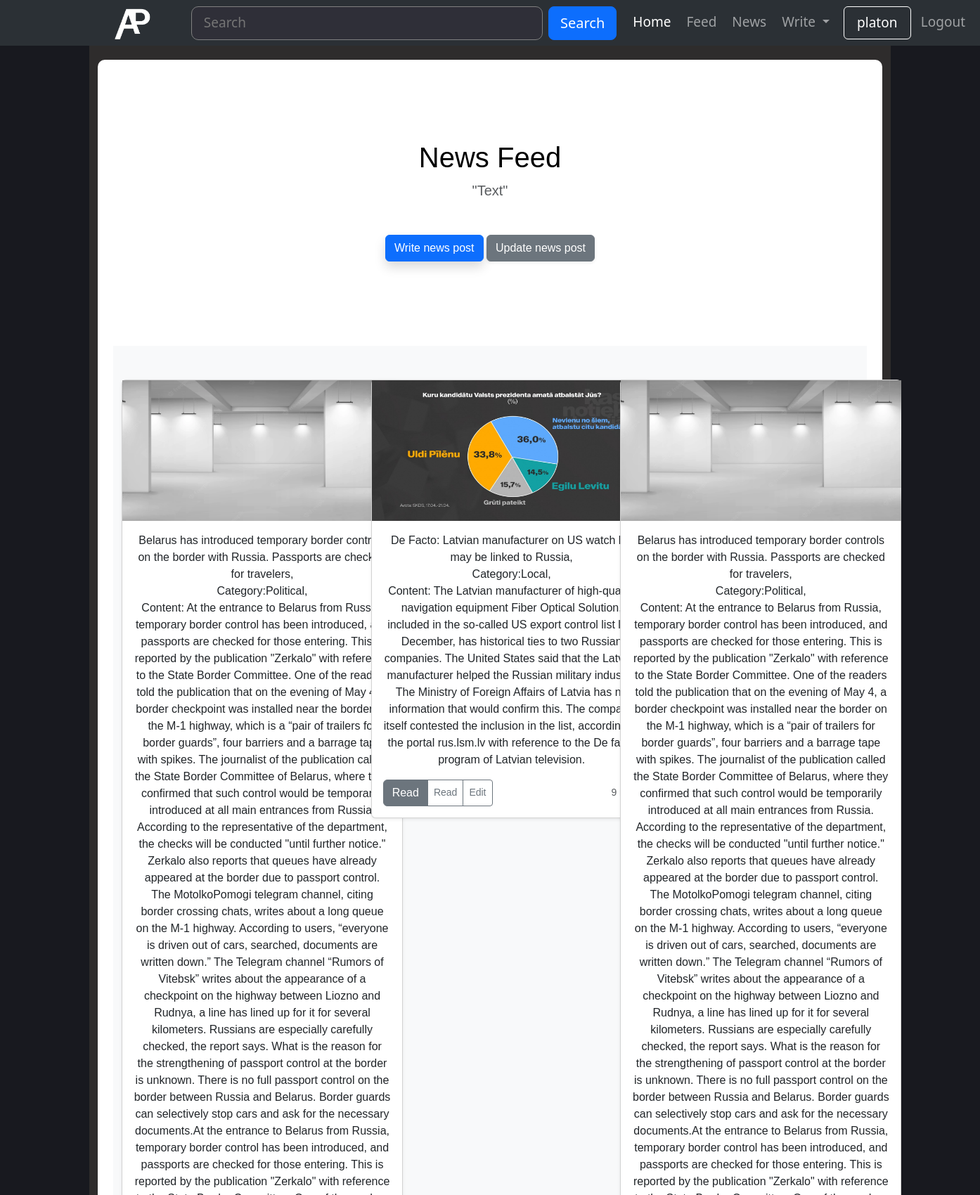
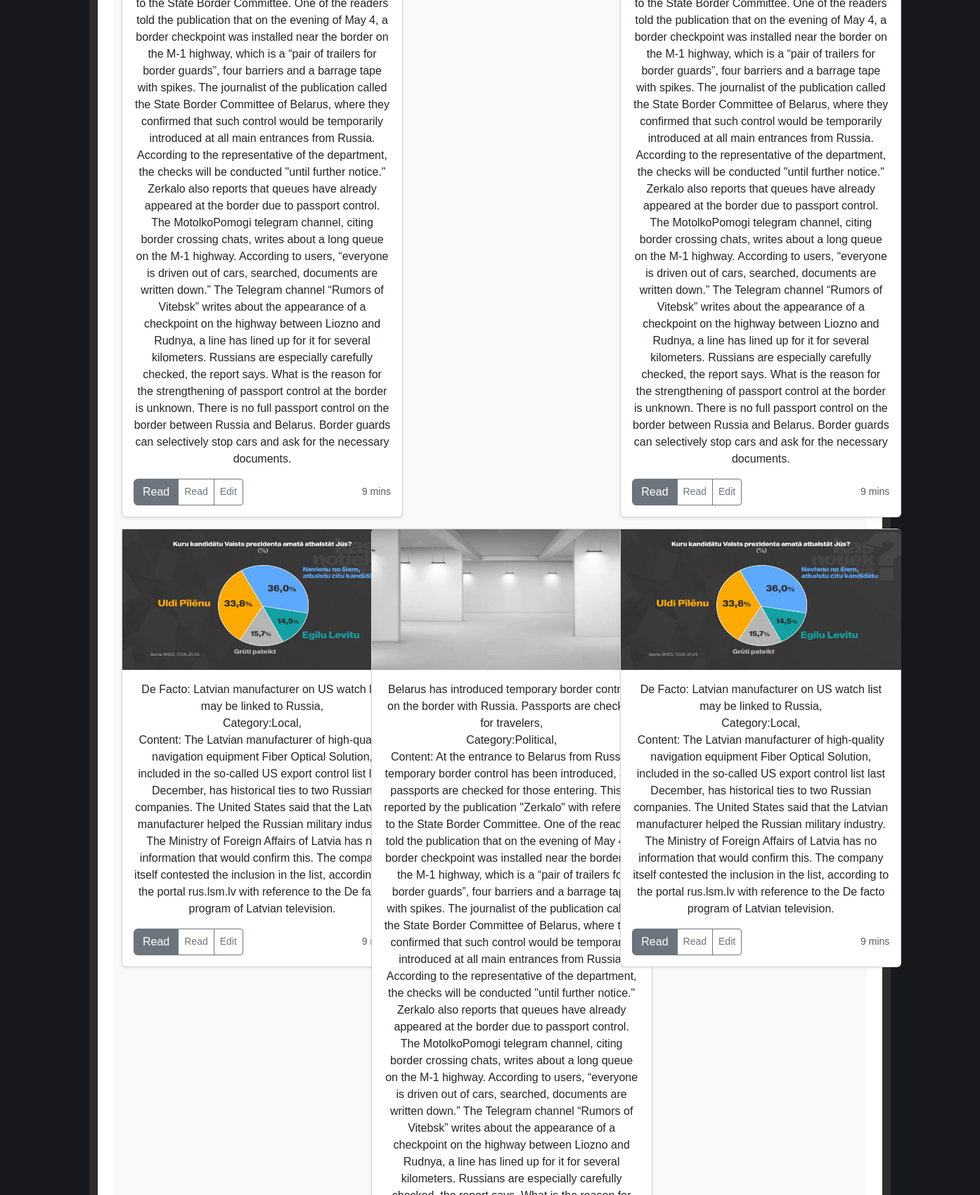
The app's page /news_portal_g1/home.php (signed in, upper part) with its own data (2 pictures, top to bottom).
### tables this page shows
CREATE TABLE `news` (
  `n_id` int(11) NOT NULL,
  `n_title` varchar(255) NOT NULL,
  `n_category` varchar(255) NOT NULL,
  `n_content` varchar(10000) NOT NULL,
  `n_img` varchar(200) NOT NULL
);

### news_portal_g1/func.php (called while the page is built)
<?php
function get_news()
{
    $servername = "localhost";
    $database = "news_portal";
    $username = "root";
    $password = "";
    $conn = mysqli_connect($servername, $username, $password, $database);
    $news = mysqli_query($conn, "SELECT * FROM `news`");
    return mysqli_fetch_all($news, MYSQLI_ASSOC);
}

### news_portal_g1/home.php (the view, shortened to what this page needs)
<?php
include_once "header.php";
require_once 'func.php';
$news= get_news();
?>
  </head>
  <body>
              <div class="container text-center collum-main">
                <div class="row align-items-start">
                  <div class="col">
                    <div class="div1">
                        <div class="container text-center">
                            <div class="row align-items-start">
                              <div class="col">
                              <div class="row row-cols-1 row-cols-sm-2 row-cols-md-3 g-3">
                              <div class="container">
      <button class="navbar-toggler" type="button" data-bs-toggle="collapse" data-bs-target="#navbarHeader" aria-controls="navbarHeader" aria-expanded="false" aria-label="Toggle navigation">
        <span class="navbar-toggler-icon"></span>
      </button>
    </div>
  </div>
<main>
  <section class="py-5 text-center container">
    <div class="row py-lg-5">
      <div class="col-lg-6 col-md-8 mx-auto">
        <h1 class="fw-light">News Feed</h1>
        <p class="lead text-body-secondary">"Text"</p><br>
        <p>
          <a href="#" class="btn btn-primary my-2 shadow">Write news post</a>
          <a href="#" class="btn btn-secondary my-2 shadow-sm">Update news post</a>
        </p>
      </div>
    </div>
  </section>
  <div class="album py-5 bg-body-tertiary">
    <div class="container">
      <div class="row row-cols-1 row-cols-sm-2 row-cols-md-3 g-3">
      <?php if(!empty($news)): ?>
      <?php foreach ($news as $newsItem): ?>
        <div class="col">
          <div class="card shadow-sm"shadow-sm>
          <img src="<?= $newsItem["n_img"]?>" width="399px" height="200px" xmlns="http://www.w3.org/2000/svg" role="img" aria-label="Placeholder: Thumbnail" preserveAspectRatio="xMidYMid slice" focusable="false"><title>Placeholder</title><rect width="100%" height="100%" fill="#55595c"/><text x="50%" y="50%" fill="#eceeef" dy=".3em"></text>
            <div class="card-body ">
            <p class="card-text"><?= $newsItem["n_title"]?>,<br> Category:<?=$newsItem["n_category"]?>,<br> Content: <?=$newsItem["n_content"]  ?></p>
              <div class="d-flex justify-content-between align-items-center">
                <div class="btn-group">
                <a href="?cart=add&id=<?=$newsItem["n_id"]?>"class="btn btn-secondary btn-block add-to-cart" data-id="<?=$newsItem["n_id"]?>">Read</a>
                  <button type="button" class="btn btn-sm btn-outline-secondary">Read</button>
                  <button type="button" class="btn btn-sm btn-outline-secondary">Edit</button>
                </div>
                <small class="text-body-secondary">9 mins</small>
              </div>
            </div>
          </div>
        </div>
        <?php endforeach; ?>
        <?php endif; ?>
        <?php if(!empty($news)): ?>
      <?php foreach ($news as $newsItem): ?>
        <div class="col">
          <div class="card shadow-sm">
          <img src="<?= $newsItem["n_img"]?>" width="399px" height="200px" xmlns="http://www.w3.org/2000/svg" role="img" aria-label="Placeholder: Thumbnail" preserveAspectRatio="xMidYMid slice" focusable="false"><title>Placeholder</title><rect width="100%" height="100%" fill="#55595c"/><text x="50%" y="50%" fill="#eceeef" dy=".3em"></text>
            <div class="card-body ">
            <p class="card-text"><?= $newsItem["n_title"]?>,<br> Category:<?=$newsItem["n_category"]?>,<br> Content: <?=$newsItem["n_content"]  ?></p>
              <div class="d-flex justify-content-between align-items-center">
                <div class="btn-group">
                <a href="?cart=add&id=<?=$newsItem["n_id"]?>"class="btn btn-secondary btn-block add-to-cart" data-id="<?=$newsItem["n_id"]?>">Read</a>
                  <button type="button" class="btn btn-sm btn-outline-secondary">Read</button>
                  <button type="button" class="btn btn-sm btn-outline-secondary">Edit</button>
                </div>
                <small class="text-body-secondary">9 mins</small>
              </div>
            </div>
          </div>
        </div>
        <?php endforeach; ?>
        <?php endif; ?>
        <?php if(!empty($news)): ?>
      <?php foreach ($news as $newsItem): ?>
        <div class="col">
          <div class="card shadow-sm">
          <img src="<?= $newsItem["n_img"]?>" width="399px" height="200px" xmlns="http://www.w3.org/2000/svg" role="img" aria-label="Placeholder: Thumbnail" preserveAspectRatio="xMidYMid slice" focusable="false"><title>Placeholder</title><rect width="100%" height="100%" fill="#55595c"/><text x="50%" y="50%" fill="#eceeef" dy=".3em"></text>
            <div class="card-body ">
            <p class="card-text"><?= $newsItem["n_title"]?>,<br> Category:<?=$newsItem["n_category"]?>,<br> Content: <?=$newsItem["n_content"]  ?></p>
              <div class="d-flex justify-content-between align-items-center">
                <div class="btn-group">
                <a href="?cart=add&id=<?=$newsItem["n_id"]?>"class="btn btn-secondary btn-block add-to-cart" data-id="<?=$newsItem["n_id"]?>">Read</a>
                  <button type="button" class="btn btn-sm btn-outline-secondary">Read</button>
                  <button type="button" class="btn btn-sm btn-outline-secondary">Edit</button>
                </div>
                <small class="text-body-secondary">9 mins</small>
              </div>
            </div>
          </div>
        </div>
        <?php endforeach; ?>
        <?php endif; ?>
  </body>
</html>

### news_portal_g1/header.php (style rules this page uses)
.collum-main { height: 100%; padding-bottom: 10px; background-color: #2e2c2c; color: #fff; }

### news_portal_g1/home.php (style rules this page uses)
body { background-color: rgb(24, 25, 31); }
.div1 { background-color: #fff; border-radius: 10px; margin-top: 20px; padding: 10px; color:black; font-family:Arial, Helvetica, sans-serif }
.card { width:400px; }

### records on screen
news: n_img (picture), n_title "Belarus has introduced temporary border controls on the border with Russia. Passports are checked for travelers", n_category "Political", n_content "At the entrance to Belarus from Russia, temporary border control has been introduced, and passports are checked for those entering. This is reported by the publication \"Zerkalo\" with reference to the State Border Committee. One of the readers told the publication that on the evening of May 4, a border checkpoint was installed near the border on the M-1 highway, which is a “pair of trailers for border guards”, four barriers and a barrage tape with spikes. The journalist of the publication called the State Border Committee of Belarus, where they confirmed that such control would be temporarily introduced at all main entrances from Russia. According to the representative of the department, the…"
news: n_img (picture), n_title "De Facto: Latvian manufacturer on US watch list may be linked to Russia", n_category "Local", n_content "The Latvian manufacturer of high-quality navigation equipment Fiber Optical Solution, included in the so-called US export control list last December, has historical ties to two Russian companies. The United States said that the Latvian manufacturer helped the Russian military industry. The Ministry of Foreign Affairs of Latvia has no information that would confirm this. The company itself contested the inclusion in the list, according to the portal rus.lsm.lv with reference to the De facto program of Latvian television."

### other values on screen
$_SESSION['username'] "platon"
